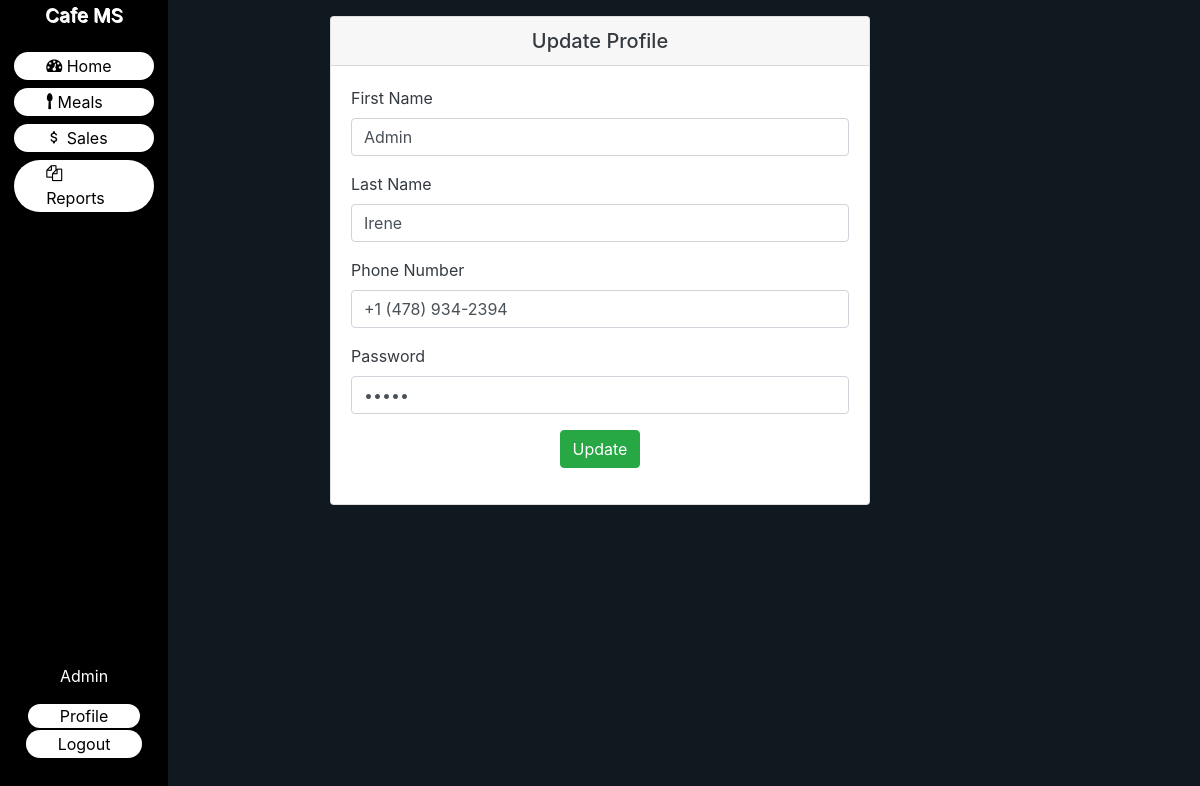
/app/profile.php (signed in), run on the app's committed database.
### tables this page shows
CREATE TABLE `users` (
  `id` int(6) NOT NULL,
  `first_name` varchar(70) NOT NULL,
  `last_name` varchar(70) NOT NULL,
  `phone_number` varchar(20) NOT NULL,
  `username` varchar(70) NOT NULL,
  `password` varchar(200) NOT NULL,
  `date_created` date NOT NULL DEFAULT current_timestamp()
);

### app/include/functions.php (called while the page is built, shortened)
<?php
$hostname = "localhost";
$username = "root";
$password = "";
$database = "db_cafe_pos";
$db_connection = mysqli_connect($hostname, $username, $password, $database)
or die("<b>Connection to the server couldn't be established. Try starting mysql on Xampp or contact the developer for help!</b>");
    if (isset($_COOKIE['error'])): ?>
<?php endif;
function fetch_user_session($table_name): mysqli_result|bool
{
    global $db_connection;
    $id = $_SESSION['id'];
    $sql_fetch_where = $db_connection->query("SELECT * FROM $table_name WHERE id = '$id' ") or die(mysqli_error($db_connection));
    return $sql_fetch_where;
}

### app/profile.php (the view, shortened to what this page needs)
<?php
include_once "include/functions.php";
?>
<!doctype html>
<html lang="en">
<head>
    <?php include_once "include/head_section.php" ?>
</head>
<body>
<?php include_once "include/navbar.php" ?>
<main>
    <div class="container text-dark">
        <div class="row justify-content-center">
            <div class="col-6 mt-3">
                <div class="card">
                    <h5 class="card-header text-center">Update Profile</h5>
                    <div class="card-body">
                        <?php foreach(fetch_user_session('users') as $user): ?>
                            <form action="include/functions.php" method="post">
                                <div class="form-group">
                                    <label for="first_name">First Name</label>
                                    <input type="text" name="first_name" id="first_name" class="form-control" value="<?= $user['first_name'] ?>" required>
                                </div>
                                <div class="form-group">
                                    <label for="last_name">Last Name</label>
                                    <input type="text" name="last_name" id="last_name" class="form-control" value="<?= $user['last_name'] ?>" required>
                                </div>
                                <div class="form-group">
                                    <label for="phone_number">Phone Number</label>
                                    <input type="text" name="phone_number" id="phone_number" class="form-control" value="<?= $user['phone_number'] ?>" required>
                                </div>
                                <div class="form-group">
                                    <label for="password">Password</label>
                                    <input type="password" name="password" id="password" class="form-control" value="<?= $user['password'] ?>" required>
                                </div>
                                <div class="form-group text-center">
                                    <button type="submit" class="btn btn-success" name="update_user_profile">Update</button>
                                </div>
                            </form>
                        <?php endforeach; ?>
                    </div>
                </div>
            </div>
        </div>
    </div>
</main>
</body>
</html>

### assets/css/styles.css (style rules this page uses)
* { padding: 0; margin: 0; box-sizing: border-box; }
body { background: #101820FF; color: #efefef; height: 100%; }

### data on the page
users: first_name "Admin", last_name "Irene", phone_number "+1 (478) 934-2394"

### other printed values
$_SESSION['first_name'] "Admin"
